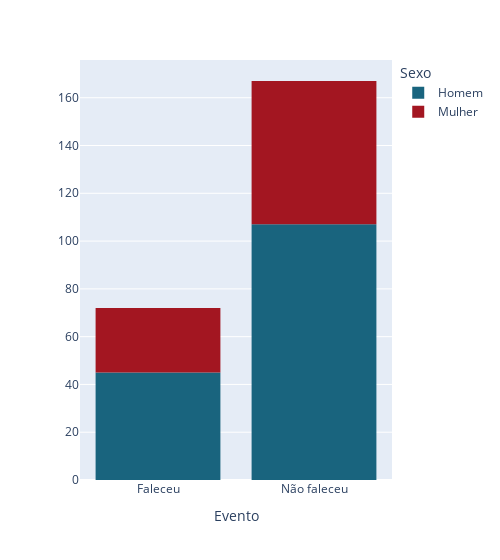

This figure's notebook cell:
### Markdown cell above
Aqui podemos ver que apenas 32% dos homens e 32,4% das mulheres da base de dados faleceram durante o acompanhamento

### Code cell
fig = px.histogram(tmp, x='DEATH_EVENT', width=500, 
             color_discrete_sequence=['#19647E', '#A31621'], color='sex', labels={"sex": "Sexo"})
fig.update_xaxes(title_text='Evento')
fig.update_yaxes(title_text='')
fig.update_layout(bargap=0.2)
fig.show()

### Figure 1 — Plotly figure (JSON) as saved in the notebook; plotly's stock layout.template omitted (floating-point values rounded to 4 significant figures; data arrays with more than 128 entries replaced by an {"elided": "..."} marker saying what was removed)
{"data": [{"alignmentgroup": "True", "bingroup": "x", "hovertemplate": "Sexo=Homem<br>DEATH_EVENT=%{x}<br>count=%{y}<extra></extra>", "legendgroup": "Homem", "marker": {"color": "#19647E", "pattern": {"shape": ""}}, "name": "Homem", "offsetgroup": "Homem", "orientation": "v", "showlegend": true, "type": "histogram", "x": {"elided": "152 str values"}, "xaxis": "x", "yaxis": "y"}, {"alignmentgroup": "True", "bingroup": "x", "hovertemplate": "Sexo=Mulher<br>DEATH_EVENT=%{x}<br>count=%{y}<extra></extra>", "legendgroup": "Mulher", "marker": {"color": "#A31621", "pattern": {"shape": ""}}, "name": "Mulher", "offsetgroup": "Mulher", "orientation": "v", "showlegend": true, "type": "histogram", "x": ["Faleceu", "Faleceu", "Faleceu", "Não faleceu", "Faleceu", "Faleceu", "Faleceu", "Faleceu", "Não faleceu", "Faleceu", "Faleceu", "Faleceu", "Faleceu", "Faleceu", "Faleceu", "Faleceu", "Faleceu", "Não faleceu", "Faleceu", "Faleceu", "Não faleceu", "Não faleceu", "Não faleceu", "Faleceu", "Faleceu", "Não faleceu", "Não faleceu", "Não faleceu", "Não faleceu", "Não faleceu", "Não faleceu", "Faleceu", "Não faleceu", "Não faleceu", "Não faleceu", "Faleceu", "Não faleceu", "Não faleceu", "Não faleceu", "Não faleceu", "Faleceu", "Não faleceu", "Não faleceu", "Não faleceu", "Não faleceu", "Não faleceu", "Não faleceu", "Não faleceu", "Faleceu", "Não faleceu", "Não faleceu", "Faleceu", "Não faleceu", "Não faleceu", "Não faleceu", "Faleceu", "Não faleceu", "Não faleceu", "Não faleceu", "Não faleceu", "Não faleceu", "Não faleceu", "Não faleceu", "Não faleceu", "Não faleceu", "Faleceu", "Não faleceu", "Não faleceu", "Não faleceu", "Não faleceu", "Faleceu", "Não faleceu", "Não faleceu", "Não faleceu", "Não faleceu", "Não faleceu", "Não faleceu", "Não faleceu", "Não faleceu", "Não faleceu", "Não faleceu", "Não faleceu", "Não faleceu", "Não faleceu", "Não faleceu", "Não faleceu", "Não faleceu"], "xaxis": "x", "yaxis": "y"}], "layout": {"bargap": 0.2, "barmode": "relative", "legend": {"title": {"text": "Sexo"}, "tracegroupgap": 0}, "margin": {"t": 60}, "width": 500, "xaxis": {"anchor": "y", "domain": [0, 1], "title": {"text": "Evento"}}, "yaxis": {"anchor": "x", "domain": [0, 1], "title": {"text": ""}}}}
